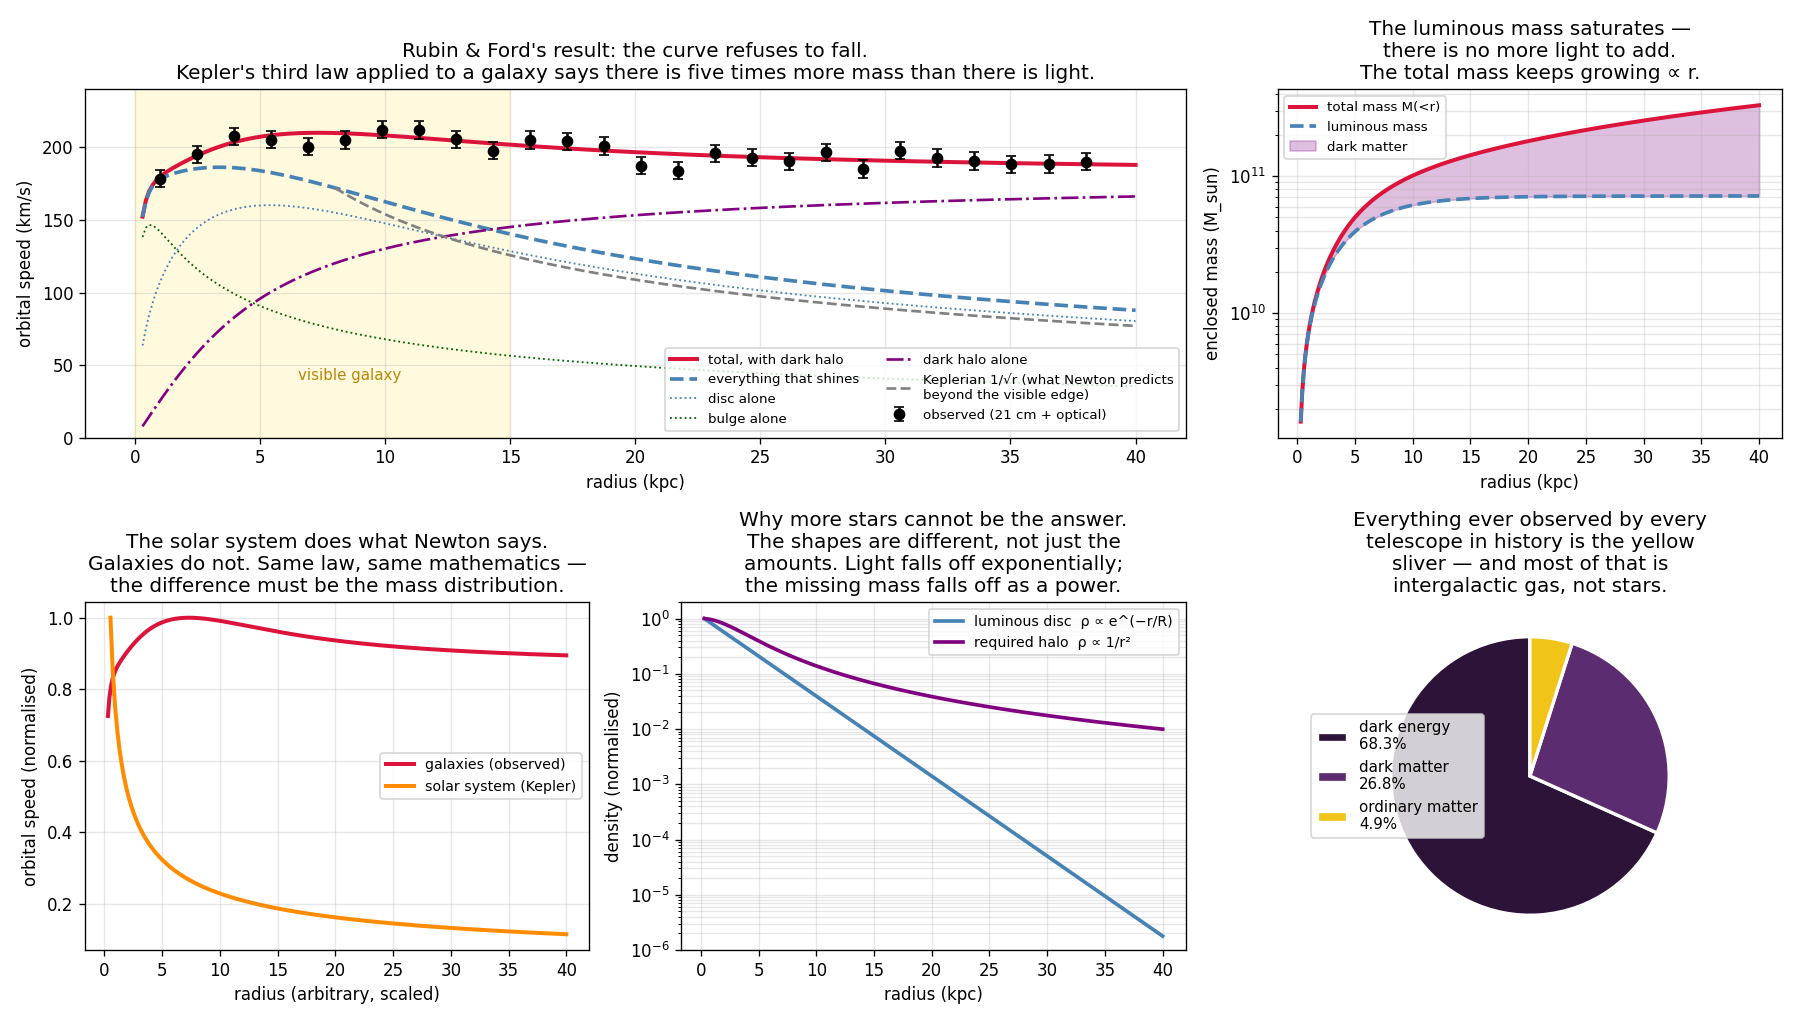

Write the Python code that produced this figure.
"""Vera Rubin, 1970s: galaxies weigh five times what they look like they weigh.

Kepler's third law, still working 350 years later, and still being used as a scale
(ch02). Apply it to a galaxy: measure how fast stars orbit at radius r, and you get
the mass inside r:

    v²/r = GM(<r)/r²   ⟹   M(<r) = v²r/G

Beyond the visible edge of a galaxy there is no more light, so there should be no
more mass, so v should fall off as 1/√r — exactly as the planets do beyond the Sun.

Rubin and Ford measured it and found the curves are FLAT. Out to twice the visible
radius, three times, as far as there is any gas to measure, the orbital speed does
not drop. Something invisible is out there, and there is roughly five times more of
it than everything that shines.

Zwicky had said the same thing in 1933 from the velocity dispersion of the Coma
cluster and coined "dunkle Materie". He was widely ignored — partly because he was
abrasive, partly because one cluster is one data point. Rubin's contribution was
dozens of galaxies, all telling the identical story, measured so carefully that
disagreement became untenable.

    phenomenon:   stars in the outskirts of galaxies orbit far too fast
    simulation:   a realistic disc + bulge mass model, and its predicted curve
    dissection:   fit the observed curve with torch, allowing a dark halo; ask how
                  much invisible mass is required
    formula:      v_flat ⟹ M(<r) ∝ r ⟹ ρ ∝ 1/r². That is the halo profile, and it
                  is not what any luminous component does.
"""
from pathlib import Path

import matplotlib.pyplot as plt
import numpy as np
import torch

G = 4.30091e-6              # kpc (km/s)² / M_sun — the astronomer's units for G

r = torch.linspace(0.3, 40.0, 300, dtype=torch.float64)     # kpc


def v_bulge(r, M_b=1.2e10, a_b=0.6):
    """Hernquist bulge — a compact central concentration."""
    return torch.sqrt(G * M_b * r / (r + a_b) ** 2)


def v_disc(r, M_d=6.0e10, R_d=3.0):
    """Exponential disc, approximated by its enclosed mass."""
    x = r / (2 * R_d)
    M_enc = M_d * (1 - torch.exp(-r / R_d) * (1 + r / R_d))
    return torch.sqrt(G * M_enc / r)


def v_halo(r, v_inf=180.0, r_c=4.0):
    """Pseudo-isothermal halo: the profile that makes a curve flat."""
    return v_inf * torch.sqrt(1 - (r_c / r) * torch.atan(r / r_c))


v_b, v_d = v_bulge(r), v_disc(r)
v_lum = torch.sqrt(v_b**2 + v_d**2)                # everything that emits light
v_h = v_halo(r)
v_tot = torch.sqrt(v_lum**2 + v_h**2)

# --- the observation: flat, out to the last measurable point ---
torch.manual_seed(3)
r_obs = torch.linspace(1.0, 38.0, 26, dtype=torch.float64)
v_obs = torch.sqrt(v_bulge(r_obs)**2 + v_disc(r_obs)**2 + v_halo(r_obs)**2)
v_obs = v_obs + torch.randn(len(r_obs), dtype=torch.float64) * 6.0
OBS_ERR = 6.0

print("What the light says vs what the motion says:")
print("   r (kpc)   v_luminous   v_observed   missing mass factor")
for rr in (5, 10, 20, 30, 38):
    k = int(torch.argmin((r - rr).abs()))
    vl, vt = float(v_lum[k]), float(v_tot[k])
    print(f"   {rr:5.0f}     {vl:8.1f}     {vt:8.1f}        {(vt/vl)**2:6.2f}×")
print()

# --- Kepler's third law, turned into a scale for the invisible ---
print("Now weigh it, using the same formula Newton used on the Moon (ch03):")
print("   r (kpc)   M_luminous (M_sun)   M_total (M_sun)     M_dark/M_lum")
for rr in (5, 10, 20, 30, 38):
    k = int(torch.argmin((r - rr).abs()))
    M_l = float(v_lum[k]) ** 2 * rr / G
    M_t = float(v_tot[k]) ** 2 * rr / G
    print(f"   {rr:5.0f}     {M_l:.3e}          {M_t:.3e}         {(M_t-M_l)/M_l:6.2f}")
print()

# --- fit the halo to the data with autograd: how much dark matter is required? ---
v_inf = torch.tensor(100.0, dtype=torch.float64, requires_grad=True)
r_c = torch.tensor(2.0, dtype=torch.float64, requires_grad=True)
opt = torch.optim.Adam([v_inf, r_c], lr=0.5)
for _ in range(4000):
    opt.zero_grad()
    model = torch.sqrt(v_bulge(r_obs)**2 + v_disc(r_obs)**2 + v_halo(r_obs, v_inf, r_c)**2)
    loss = (((model - v_obs) / OBS_ERR) ** 2).mean()
    loss.backward()
    opt.step()
print(f"halo fitted by gradient descent:  v_inf = {float(v_inf):.1f} km/s, "
      f"r_c = {float(r_c):.2f} kpc")

# how well does a no-dark-matter model do?
chi2_dark = float((((torch.sqrt(v_bulge(r_obs)**2 + v_disc(r_obs)**2
                                + v_halo(r_obs, v_inf, r_c)**2) - v_obs) / OBS_ERR) ** 2).sum())
chi2_lum = float((((torch.sqrt(v_bulge(r_obs)**2 + v_disc(r_obs)**2) - v_obs)
                   / OBS_ERR) ** 2).sum())
print(f"  χ² with a dark halo         = {chi2_dark:8.1f}  ({len(r_obs)} points)")
print(f"  χ² with visible matter only = {chi2_lum:8.1f}")
print(f"  The luminous-only model is off by {np.sqrt(chi2_lum/len(r_obs)):.0f}σ per point.")
print(f"  No adjustment of the disc or bulge mass fixes it, because the SHAPE is")
print(f"  wrong, not the normalisation: light falls off exponentially, and the")
print(f"  required mass does not fall off at all.\n")

# --- what the flatness implies about the density profile ---
print("Read the flat curve backwards:")
print("  v = const  ⟹  M(<r) = v²r/G ∝ r  ⟹  ρ(r) ∝ 1/r²")
print("  Nothing luminous has that profile. A disc falls off exponentially; a")
print("  bulge falls faster still. Whatever this is, it is distributed in a roughly")
print("  spherical halo extending far beyond the stars.\n")
print("Independent confirmations that arrived later:")
print("  · gravitational lensing (ch05) maps mass directly, light or not — agrees")
print("  · the Bullet Cluster: in a collision the hot gas (most of the ordinary")
print("    matter) is stripped and lags behind, while the lensing mass sails")
print("    through with the galaxies. The mass and the light are in DIFFERENT PLACES.")
print("  · the CMB acoustic peaks (see cmb_blackbody.py) need ~5× more matter than")
print("    the ordinary-matter density that Big Bang nucleosynthesis allows")
print()
print("Three completely unrelated measurements, one answer: ~85% of the matter in")
print("the universe has never been seen. We still do not know what it is.")

# --- visualization ---
fig = plt.figure(figsize=(15, 8.5))
gs = fig.add_gridspec(2, 3)

# Panel 1: the rotation curve
ax = fig.add_subplot(gs[0, :2])
ax.errorbar(r_obs, v_obs, yerr=OBS_ERR, fmt="o", color="black", ms=6, capsize=3,
            label="observed (21 cm + optical)", zorder=6)
ax.plot(r, v_tot, color="crimson", lw=2.4, label="total, with dark halo")
ax.plot(r, v_lum, color="steelblue", lw=2.2, ls="--", label="everything that shines")
ax.plot(r, v_d, color="steelblue", lw=1.1, ls=":", label="disc alone")
ax.plot(r, v_b, color="darkgreen", lw=1.1, ls=":", label="bulge alone")
ax.plot(r, v_h, color="purple", lw=1.6, ls="-.", label="dark halo alone")
kep = float(v_lum[int(torch.argmin((r - 8).abs()))]) * torch.sqrt(8.0 / r[r > 8])
ax.plot(r[r > 8], kep, color="gray", lw=1.6, ls="--",
        label="Keplerian 1/√r (what Newton predicts\nbeyond the visible edge)")
ax.axvspan(0, 15, color="gold", alpha=0.13)
ax.text(6.5, 40, "visible galaxy", fontsize=9, color="darkgoldenrod")
ax.set_xlabel("radius (kpc)")
ax.set_ylabel("orbital speed (km/s)")
ax.set_ylim(0, 240)
ax.set_title("Rubin & Ford's result: the curve refuses to fall.\n"
             "Kepler's third law applied to a galaxy says there is five times more "
             "mass than there is light.")
ax.legend(fontsize=8, loc="lower right", ncol=2)
ax.grid(alpha=0.3)

# Panel 2: enclosed mass
ax = fig.add_subplot(gs[0, 2])
M_lum = v_lum**2 * r / G
M_tot = v_tot**2 * r / G
ax.plot(r, M_tot, color="crimson", lw=2.4, label="total mass M(<r)")
ax.plot(r, M_lum, color="steelblue", lw=2.2, ls="--", label="luminous mass")
ax.fill_between(r, M_lum, M_tot, color="purple", alpha=0.25, label="dark matter")
ax.set_yscale("log")
ax.set_xlabel("radius (kpc)")
ax.set_ylabel("enclosed mass (M_sun)")
ax.set_title("The luminous mass saturates —\nthere is no more light to add.\n"
             "The total mass keeps growing ∝ r.")
ax.legend(fontsize=8)
ax.grid(alpha=0.3, which="both")

# Panel 3: what a Keplerian galaxy would look like
ax = fig.add_subplot(gs[1, 0])
ax.plot(r, v_tot / v_tot.max(), color="crimson", lw=2.4, label="galaxies (observed)")
r_ss = torch.linspace(0.39, 30, 200, dtype=torch.float64)
ax.plot(r_ss / 30 * 40, torch.sqrt(0.39 / r_ss), color="darkorange", lw=2.4,
        label="solar system (Kepler)")
ax.set_xlabel("radius (arbitrary, scaled)")
ax.set_ylabel("orbital speed (normalised)")
ax.set_title("The solar system does what Newton says.\nGalaxies do not. Same law, "
             "same mathematics —\nthe difference must be the mass distribution.")
ax.legend(fontsize=8.5)
ax.grid(alpha=0.3)

# Panel 4: density profiles
ax = fig.add_subplot(gs[1, 1])
rho_disc = torch.exp(-r / 3.0)
rho_halo = 1.0 / (1 + (r / 4.0) ** 2)
ax.semilogy(r, rho_disc / rho_disc[0], color="steelblue", lw=2.2,
            label="luminous disc  ρ ∝ e^(−r/R)")
ax.semilogy(r, rho_halo / rho_halo[0], color="purple", lw=2.2,
            label="required halo  ρ ∝ 1/r²")
ax.set_xlabel("radius (kpc)")
ax.set_ylabel("density (normalised)")
ax.set_ylim(1e-6, 2)
ax.set_title("Why more stars cannot be the answer.\nThe shapes are different, not "
             "just the\namounts. Light falls off exponentially;\nthe missing mass "
             "falls off as a power.")
ax.legend(fontsize=8.5)
ax.grid(alpha=0.3, which="both")

# Panel 5: the cosmic inventory
ax = fig.add_subplot(gs[1, 2])
comp = ["dark energy\n68.3%", "dark matter\n26.8%", "ordinary matter\n4.9%"]
vals = [68.3, 26.8, 4.9]
cols = ["#2c1338", "#5b2c6f", "#f0c419"]
wedges, _ = ax.pie(vals, colors=cols, startangle=90,
                   wedgeprops=dict(edgecolor="white", lw=2))
ax.legend(wedges, comp, fontsize=9, loc="center left", bbox_to_anchor=(-0.15, 0.5))
ax.set_title("Everything ever observed by every\ntelescope in history is the yellow\n"
             "sliver — and most of that is\nintergalactic gas, not stars.")

plt.tight_layout()
out = Path(__file__).with_suffix(".png")
plt.savefig(out, dpi=120)
print(f"Saved: {out}")
